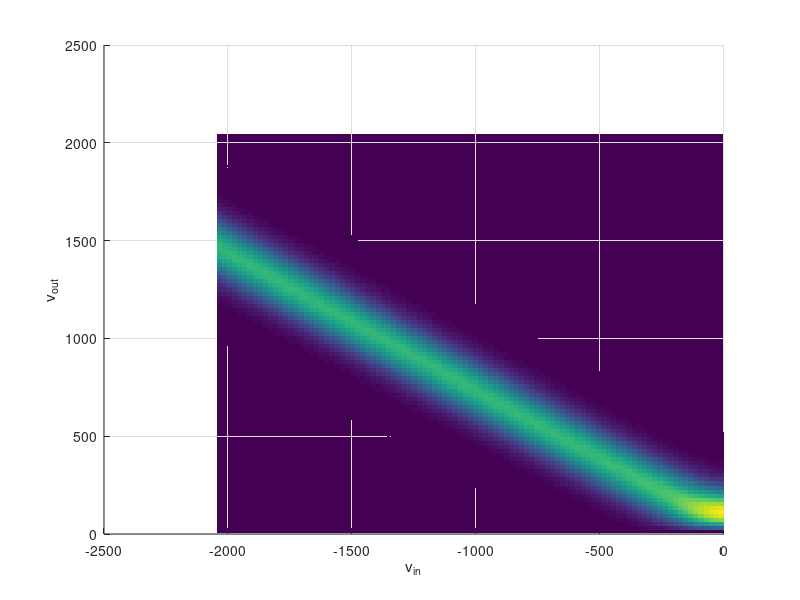

The MATLAB source for this figure:
function dsmc_cercignani_lampis_distribution()
    close all;
    k = 1.3806488e-23;
    T = 100;
    m = 6.6e-26;
    factor = sqrt(2*k*T/m);
    alpha_n = 0.5;
    v_in = linspace(-10,0,100);
    v_out = linspace(0,10,100);
    
    [V_IN,V_OUT] = ndgrid(v_in,v_out);
    
    bessel_argument = 2/alpha_n*sqrt(1-alpha_n)*V_IN.*V_OUT;
    
    Z = 2*V_OUT/alpha_n.*exp( -(V_OUT.^2 + (1-alpha_n)*V_IN.^2)/alpha_n).*besseli(0,bessel_argument);
    
    h_surf = surf(factor*V_IN, factor*V_OUT, Z);
    xlabel('v_{in}')
    ylabel('v_{out}')
    zlabel('p(v_in,v_out)')
    set(h_surf,'LineStyle','none')
    view(2)
    sum(isnan(Z))
    
end